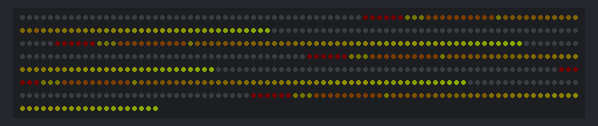
Simulated run of this sketch. Board: Arduino Uno, built with avr-gcc and run on an emulated ATmega328P. Parts: 580 RGB LEDs in strip order, left to right, continuing on the next row. Dim RGB values are drawn brighter than linear.

Above: at 0.15 s.
At 4.8 s:
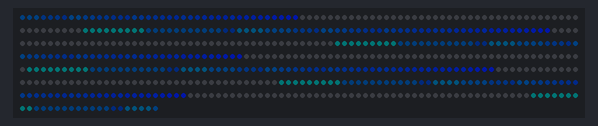
At 9.39 s:
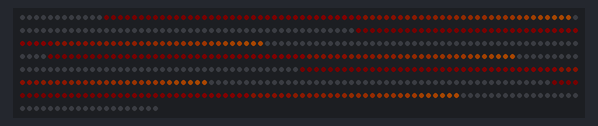
At 20.02 s:
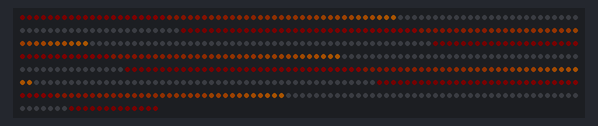
At 29.84 s:
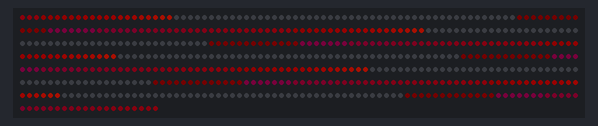
At 39.88 s:
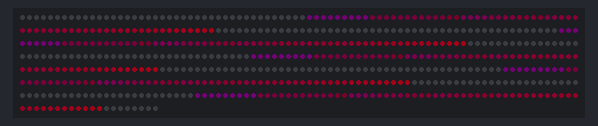

The sketch:

Staff.ino
```cpp
#include <Adafruit_NeoPixel.h>
// #include <Array.h>

#define LED_PIN    4
#define LED_COUNT  580
// #define numfiltgroups 17//68 // Needs to be even. 66 groups of 9 pixels padded by 2 groups of 2 pixels
#define pi = 3.141592653

Adafruit_NeoPixel strip(LED_COUNT, LED_PIN, NEO_KHZ800 + NEO_GRB);

void setup() {
  strip.begin();
  strip.clear();
  // strip.show();

  // strip.setBrightness(10); // max = 255
  // Serial.begin(57600);
}

// void LaplaceDist(float mew, float sigma, float pixelfilt[numfiltgroups]);
// void GaussianDist(float mew, float sigma, float pixelfilt[numfiltgroups]);
// void RainbowCycle(int H, float S, float LorV, int wait, int ishift, float pixelfilt[numfiltgroups]);

// float pi = 3.141592653;
// float mew = (LED_COUNT-1)/2;
int numblocks = 5;
float mew = LED_COUNT/numblocks;
float sigma = 15;
int th = 0;
int ishift = 0;
int t1 = 0;
int t2 = 0;
int t3 = 0;
int i1shift = 0;
int i2shift = 0;
int i3shift = 0;
int i4shift = 0;
int i5shift = 0;
int i6shift = 0;
// static float pixelfilt[numfiltgroups];
void loop() {
  // RainbowCycle(th,1.0,0.2,1,ishift,mew,sigma); // Input -> Hue, Saturation, Lightness or Value, Delay Time
  RainbowCycleMirror(th,1.0,0.2,1,ishift,mew,sigma,numblocks);
  // RainbowCycleTest(th,1.0,0.1,1,ishift,mew,sigma,t1,t2,t3,i1shift,i2shift,i3shift,i4shift,i5shift,i6shift);
  // SolidRainbowCycle(th,1.0,0.25,1);
  ishift = ishift + 1;
  i1shift = i1shift + 2;
  i2shift = i2shift + 5;
  i3shift = i3shift + 13;
  i4shift = i4shift + 8;
  i5shift = i5shift + 3;
  i6shift = i6shift + 1;
  if (i1shift-(-mew-4*sigma) >= LED_COUNT+8*sigma) {
    i1shift = -mew-4*sigma;
  }
  if (i2shift-(5*sigma-mew-4*sigma) >= LED_COUNT+8*sigma) {
    i2shift = 5*sigma-mew-4*sigma;
  }
  if (i3shift-(10*sigma-mew-4*sigma) >= LED_COUNT+8*sigma) {
    i3shift = 10*sigma-mew-4*sigma;
  }
  if (i4shift-(-15*sigma-mew-4*sigma) >= LED_COUNT+8*sigma) {
    i4shift = -15*sigma-mew-4*sigma;
  }
  if (i5shift-(-10*sigma-mew-4*sigma) >= LED_COUNT+8*sigma) {
    i5shift = -10*sigma-mew-4*sigma;
  }
  if (i6shift-(-5*sigma-mew-4*sigma) >= LED_COUNT+8*sigma) {
    i6shift = -5*sigma-mew-4*sigma;
  }
  th = th + 4;
  if (th >= 360) {
    th = 0;
  }
}

//----------Define General Use Functions Below----------

void HSLtoRGB(float H, float S, float L, int rgb[3]) {
  // H = Hue and is given in degrees from 0 to 360
  // S = Saturation and is given as a number between 0 and 1
  // L = Lightness and is given as a number between 0 and 1

  float C = (1 - abs(2*L - 1)) * S;  // Chroma
  float Hprime = H/60;
  float X = C * (1 - abs(fmodf(Hprime,2) - 1));

  float r1;
  float g1;
  float b1;
  if (0<=Hprime & Hprime<=1) {
    r1 = C;
    g1 = X;
    b1 = 0;
  } else if (1<=Hprime & Hprime<=2) {
    r1 = X;
    g1 = C;
    b1 = 0;
  } else if (2<=Hprime & Hprime<=3) {
    r1 = 0;
    g1 = C;
    b1 = X;
  } else if (3<=Hprime & Hprime<=4) {
    r1 = 0;
    g1 = X;
    b1 = C;
  } else if (4<=Hprime & Hprime<=5) {
    r1 = X;
    g1 = 0;
    b1 = C;
  } else {
    r1 = C;
    g1 = 0;
    b1 = X;
  }

  float m = L - C/2;

  rgb[0] = 255 * (r1 + m);
  rgb[1] = 255 * (g1 + m);
  rgb[2] = 255 * (b1 + m);
}

void HSVtoRGB(float H, float S, float V, int rgb[3]) {
  // H = Hue and is given in degrees from 0 to 360
  // S = Saturation and is given as a number between 0 and 1
  // V = Value and is given as a number between 0 and 1

  float C = V * S;  // Chroma
  float Hprime = H/60;
  float X = C * (1 - abs(fmodf(Hprime,2) - 1));

  float r1;
  float g1;
  float b1;
  if (0<=Hprime & Hprime<=1) {
    r1 = C;
    g1 = X;
    b1 = 0;
  } else if (1<=Hprime & Hprime<=2) {
    r1 = X;
    g1 = C;
    b1 = 0;
  } else if (2<=Hprime & Hprime<=3) {
    r1 = 0;
    g1 = C;
    b1 = X;
  } else if (3<=Hprime & Hprime<=4) {
    r1 = 0;
    g1 = X;
    b1 = C;
  } else if (4<=Hprime & Hprime<=5) {
    r1 = X;
    g1 = 0;
    b1 = C;
  } else {
    r1 = C;
    g1 = 0;
    b1 = X;
  }

  float m = V - C;

  rgb[0] = 255 * (r1 + m);
  rgb[1] = 255 * (g1 + m);
  rgb[2] = 255 * (b1 + m);
}

// void LaplaceDist(float mew, float sigma, float pixelfilt[numfiltgroups]) {
//   for(int i=0; i<numfiltgroups/2; i++) {
//     pixelfilt[i] = exp(-abs(i-mew)/sigma);
//   }
//   for(int i=numfiltgroups/2; i<numfiltgroups; i++) {
//     pixelfilt[i] = pixelfilt[numfiltgroups-1-i];
//   }
// }

// void GaussianDist(float mew, float sigma, float pixelfilt[numfiltgroups]) {
//   for(int i=0; i<numfiltgroups/2; i++) {
//     pixelfilt[i] = exp(-pow(i-mew,2)/(2*pow(sigma,2)));
//   }
//   for(int i=numfiltgroups/2; i<numfiltgroups; i++) {
//     pixelfilt[i] = pixelfilt[numfiltgroups-1-i];
//   }
// }

//----------Define Modes Below----------

void RainbowCycle(int H, float S, float LorV, int wait, int ishift, float mew, float sigma) {
  static int rgb[3];
  // HSLtoRGB(H,S,LorV,rgb);
  // HSVtoRGB(H,S,LorV,rgb);

  for(int i=0; i<LED_COUNT; i++) {
    HSVtoRGB((H+int(360.0/LED_COUNT*i))%360,S,LorV,rgb);
    float pixelfilt = 0;
    // pixelfilt = 0.95*exp(-abs(i-mew)/sigma) + 0.95*exp(-abs(-i-mew)/sigma);
    if (mew-4.5*sigma < i & i <= mew) {
      pixelfilt = 0.95*exp(-abs(i-mew)/sigma)+0.02;
      // pixelfilt = exp(-pow(i-mew,2)/(2*pow(sigma,2))) + exp(-pow(-i-mew,2)/(2*pow(sigma,2)));
    }
    if (mew-4.5*sigma-119 < i & i <= mew-119) {
      pixelfilt = 0.95*exp(-abs(i+119-mew)/sigma)+0.02;
      // pixelfilt = exp(-pow(i-mew,2)/(2*pow(sigma,2))) + exp(-pow(-i-mew,2)/(2*pow(sigma,2)));
    }
    if (mew-4.5*sigma-237 < i & i <= mew-237) {
      pixelfilt = 0.95*exp(-abs(i+237-mew)/sigma)+0.02;
      // pixelfilt = exp(-pow(i-mew,2)/(2*pow(sigma,2))) + exp(-pow(-i-mew,2)/(2*pow(sigma,2)));
    }
    if (mew-4.5*sigma+119 < i & i <= mew+119) {
      pixelfilt = 0.95*exp(-abs(i-119-mew)/sigma)+0.02;
      // pixelfilt = exp(-pow(i-mew,2)/(2*pow(sigma,2))) + exp(-pow(-i-mew,2)/(2*pow(sigma,2)));
    }
    if (mew-4.5*sigma+237 < i & i <= mew+237) {
      pixelfilt = 0.95*exp(-abs(i-237-mew)/sigma)+0.02;
      // pixelfilt = exp(-pow(i-mew,2)/(2*pow(sigma,2))) + exp(-pow(-i-mew,2)/(2*pow(sigma,2)));
    }
    strip.setPixelColor((i+ishift)%LED_COUNT, rgb[0]*pixelfilt, rgb[1]*pixelfilt, rgb[2]*pixelfilt);

  }

  strip.show();
  delay(wait);
}

void RainbowCycleMirror(int H, float S, float LorV, int wait, int ishift, float mew, float sigma, int numblocks) {
  static int rgb1[3];
  static int rgb2[3];
  // HSLtoRGB(H,S,LorV,rgb);
  // HSVtoRGB(H,S,LorV,rgb);

  int blockLEDs = int(LED_COUNT/numblocks);
  for(int i=0; i<blockLEDs; i++) {
    HSVtoRGB((H+int(360.0/LED_COUNT*i))%360,S,LorV,rgb1);
    // HSVtoRGB((H+int(360.0/LED_COUNT*(i+int(LED_COUNT/2))))%360,S,LorV,rgb2);
    float pixelfilt = 0;
    // pixelfilt = 0.95*exp(-abs(i-mew)/sigma) + 0.95*exp(-abs(-i-mew)/sigma);
    if (mew-4.5*sigma < i & i <= mew) {
      pixelfilt = 0.95*exp(-abs(i-mew)/sigma)+0.02;
      // pixelfilt = exp(-pow(i-mew,2)/(2*pow(sigma,2))) + exp(-pow(-i-mew,2)/(2*pow(sigma,2)));
    }
    // if (mew-4.5*sigma-119 < i & i <= mew-119) {
    //   pixelfilt = 0.95*exp(-abs(i+119-mew)/sigma)+0.02;
    //   // pixelfilt = exp(-pow(i-mew,2)/(2*pow(sigma,2))) + exp(-pow(-i-mew,2)/(2*pow(sigma,2)));
    // }
    for(int b=0; b<numblocks; b++) {
      strip.setPixelColor(b*blockLEDs+(i+ishift)%blockLEDs, rgb1[0]*pixelfilt, rgb1[1]*pixelfilt, rgb1[2]*pixelfilt);
      // strip.setPixelColor(b*blockLEDs+(i+ishift)%blockLEDs, rgb1[0]*pixelfilt, rgb1[1]*pixelfilt, rgb1[2]*pixelfilt);
    }
    // strip.setPixelColor(int(LED_COUNT/2)+(i+ishift)%int(LED_COUNT/2), rgb2[0]*pixelfilt, rgb2[1]*pixelfilt, rgb2[2]*pixelfilt);
  }
  // for(int i=int(LED_COUNT/2); i<LED_COUNT; i++) {
  //   HSVtoRGB((H+int(360.0/LED_COUNT*i))%360,S,LorV,rgb1);
  //   float pixelfilt = 0;
  //   if (mew-4.5*sigma+int(LED_COUNT/2) < i & i <= mew+int(LED_COUNT/2)) {
  //     pixelfilt = 0.95*exp(-abs(i-int(LED_COUNT/2)-mew)/sigma)+0.02;
  //   }
  //   strip.setPixelColor(int(LED_COUNT/2)+(i+ishift)%int(LED_COUNT/2), rgb1[0]*pixelfilt, rgb1[1]*pixelfilt, rgb1[2]*pixelfilt);
  // }

  strip.show();
  delay(wait);
}

void RainbowCycleTest(int H, float S, float LorV, int wait, int ishift, float mew, float sigma, int t1, int t2, int t3, int i1shift, int i2shift, int i3shift, int i4shift, int i5shift, int i6shift) {
  static int rgb0[3];
  // HSLtoRGB(H,S,LorV,rgb);
  HSVtoRGB(H,S,LorV,rgb0);
  static int rgb1[3] = {25,0,0};
  static int rgb2[3] = {0,25,0};
  static int rgb3[3] = {0,0,25};
  static int rgb4[3] = {0,25,25};
  static int rgb5[3] = {25,0,25};
  static int rgb6[3] = {25,25,0};

  for(int i=0; i<LED_COUNT; i++) {
    float pixelfilt0 = 0;
    float pixelfilt1 = 0;
    float pixelfilt2 = 0;
    float pixelfilt3 = 0;
    float pixelfilt4 = 0;
    float pixelfilt5 = 0;
    float pixelfilt6 = 0;

    if (mew-4*sigma < i & i <= mew+4*sigma) {
      pixelfilt0 = 0.95*exp(-abs(i-mew)/sigma)+0.05;
    }
    if (mew-4*sigma < i-i1shift & i-i1shift <= mew+4*sigma) {
      pixelfilt1 = 0.95*exp(-abs(i-i1shift-mew)/sigma)+0.05;
    }
    if (mew-4*sigma < i-i2shift+5*sigma & i-i2shift+5*sigma <= mew+4*sigma) {
      pixelfilt2 = 0.95*exp(-abs(i-i2shift+5*sigma-mew)/sigma)+0.05;
    }
    if (mew-4*sigma < i-i3shift+10*sigma & i-i3shift+10*sigma <= mew+4*sigma) {
      pixelfilt3 = 0.95*exp(-abs(i-i3shift+10*sigma-mew)/sigma)+0.05;
    }
    if (mew-4*sigma < i-i4shift-15*sigma & i-i4shift-15*sigma <= mew+4*sigma) {
      pixelfilt4 = 0.95*exp(-abs(i-i4shift-15*sigma-mew)/sigma)+0.05;
    }
    if (mew-4*sigma < i-i5shift-10*sigma & i-i5shift-10*sigma <= mew+4*sigma) {
      pixelfilt5 = 0.95*exp(-abs(i-i5shift-10*sigma-mew)/sigma)+0.05;
    }
    if (mew-4*sigma < i-i6shift-5*sigma & i-i6shift-5*sigma <= mew+4*sigma) {
      pixelfilt6 = 0.95*exp(-abs(i-i6shift-5*sigma-mew)/sigma)+0.05;
    }

    int r = rgb0[0]*pixelfilt0 + rgb1[0]*pixelfilt1 + rgb2[0]*pixelfilt2 + rgb3[0]*pixelfilt3 + rgb4[0]*pixelfilt4 + rgb5[0]*pixelfilt5 + rgb6[0]*pixelfilt6;
    int g = rgb0[1]*pixelfilt0 + rgb1[1]*pixelfilt1 + rgb2[1]*pixelfilt2 + rgb3[1]*pixelfilt3 + rgb4[1]*pixelfilt4 + rgb5[1]*pixelfilt5 + rgb6[1]*pixelfilt6;;
    int b = rgb0[2]*pixelfilt0 + rgb1[2]*pixelfilt1 + rgb2[2]*pixelfilt2 + rgb3[2]*pixelfilt3 + rgb4[2]*pixelfilt4 + rgb5[2]*pixelfilt5 + rgb6[2]*pixelfilt6;;
    // int r = rgb1[0]*pixelfilt1;
    // int g = rgb1[1]*pixelfilt1;
    // int b = rgb1[2]*pixelfilt1;
    strip.setPixelColor(i, r, g, b);

  }

  strip.show();
  delay(wait);
}

void SolidRainbowCycle(int H, float S, float LorV, int wait) {
  static int rgb[3];
  // HSLtoRGB(H,S,LorV,rgb);
  HSVtoRGB(H,S,LorV,rgb);

  for(int i=0; i<LED_COUNT; i++) {
    strip.setPixelColor(i, rgb[0], rgb[1], rgb[2]);
  }

  strip.show();
  delay(wait);
}
```
